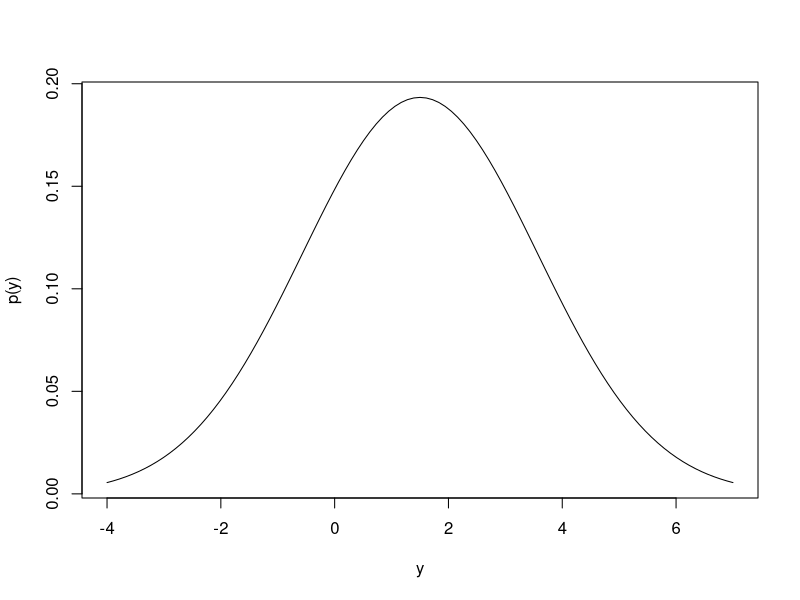
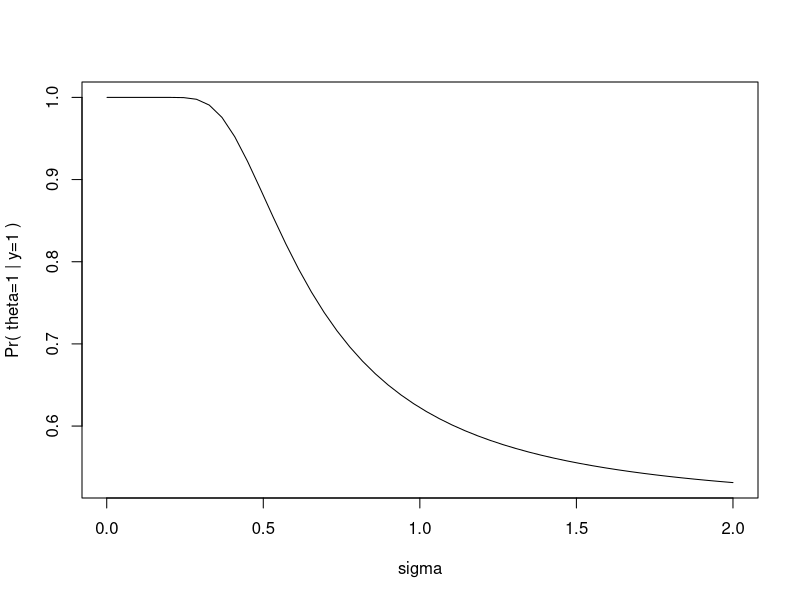
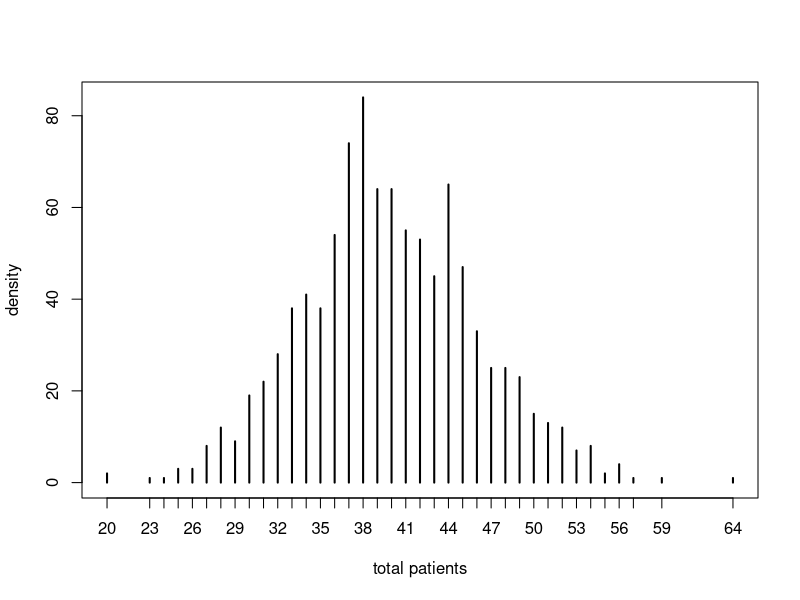
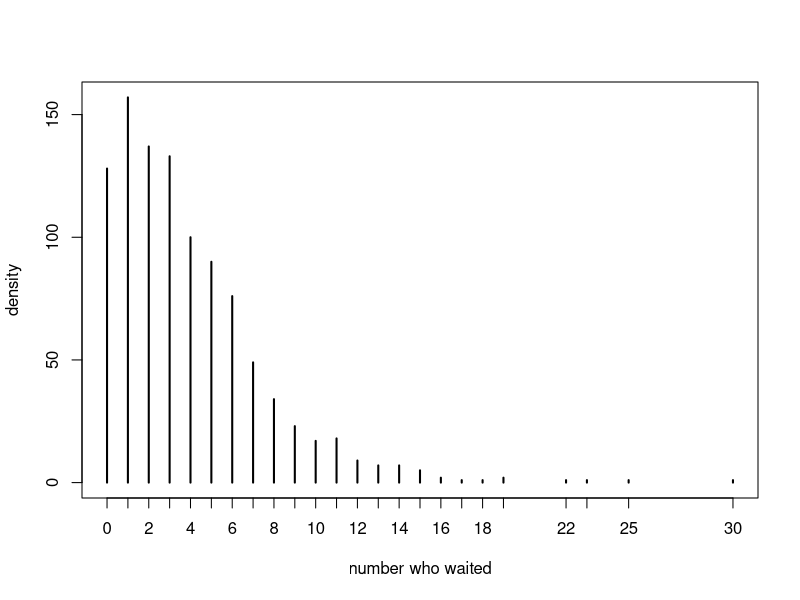
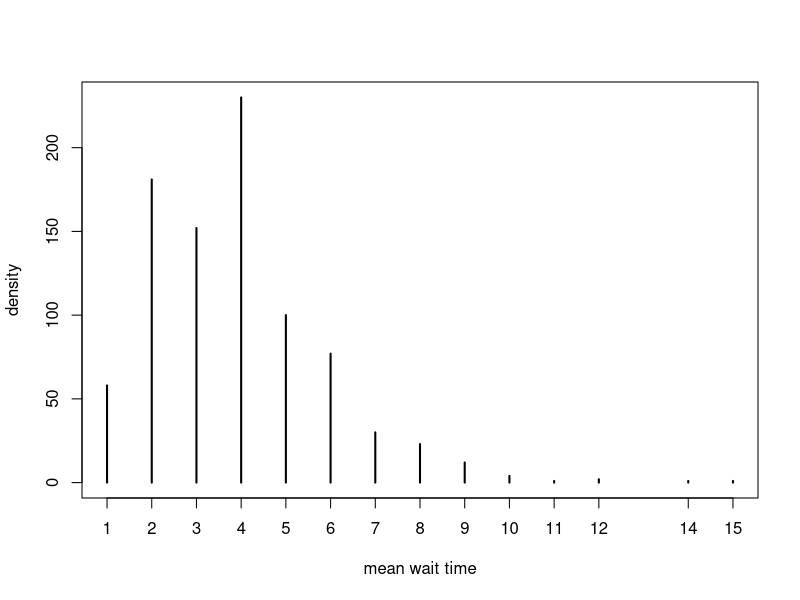
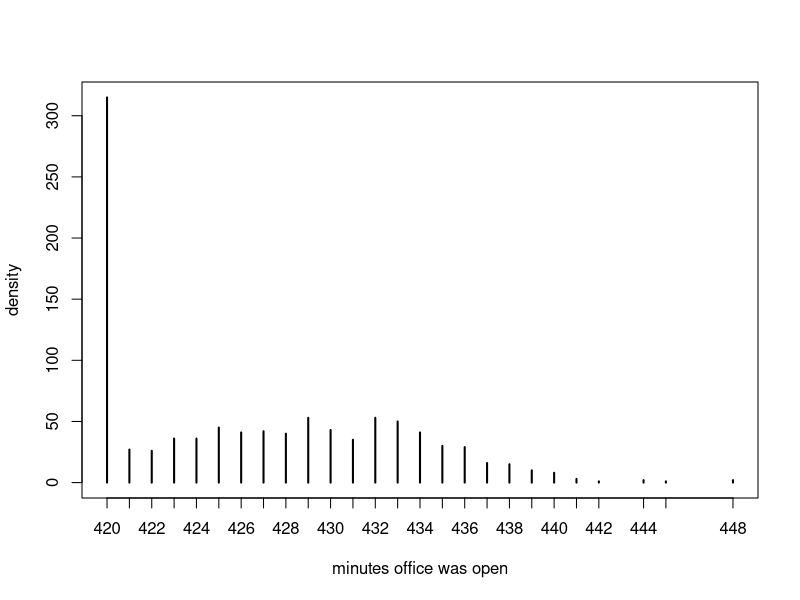

Here is the R script that generated these plots, in order:
## ---- chunk 1
library(Cairo)
knitr::opts_chunk$set(
  fig.path = "ch01ex_figs/ch01ex-"
)
## ---- chunk 2
# From the 'rethinking' package.
# https://github.com/rmcelreath/rethinking
simplehist <- function (x, round = TRUE, ylab = "Frequency", ...) 
{
    if (round == TRUE) 
        x <- round(x)
    plot(table(x), ylab = ylab, ...)
}
## ---- chunk 3
p <- function(y, sigma) 0.5*dnorm(y, 1, sigma) + 0.5*dnorm(y, 2, sigma)
curve(p(x, 2), from = -4, to = 7, xlab = "y", ylab = "p(y)")
## ---- chunk 4
prior <- c(0.5, 0.5)  # Pr(theta = 1) = Pr(theta = 2) = 0.5
likelihood <- c(dnorm(1, 1, 2), dnorm(1, 2, 2))  # Normal(y | theta, sigma)
posterior <- likelihood*prior
posterior <- posterior/sum(posterior)
posterior[1]
## ---- chunk 5
sigma.seq <- seq(from = 0.001, to = 2, length.out = 50)
prior <- c(0.5, 0.5)
post <- sapply(
    sigma.seq,
    function(s) {
        likelihood <- c(dnorm(1, 1, s), dnorm(1, 2, s))
        posterior <- likelihood*prior
        posterior/sum(posterior)
    }
)

plot(sigma.seq, post[1,], type = "l", xlab = "sigma", ylab = "Pr( theta=1 | y=1 )")
## ---- chunk 6
# c(fraternal, identical)
prior <- c(1/2, 1)  # probability that sibling was a boy
likelihood <- c(1/125, 1/300)
posterior <- prior*likelihood
posterior/sum(posterior)
## ---- chunk 7
# c(prize in selected box, prize in one of other boxes)
prior <- c(1, 2)
likelihood <- c(1, 1)  # Monty opens smaller prize
posterior <- prior*likelihood
posterior/sum(posterior)
## ---- chunk 8
###
# code for queue written by George Locke
# https://www.researchgate.net/post/What_is_the_queue_data_structure_in_R
###

# construct queue
new.queue <- function() {
    ret <- new.env()
    ret$front <- new.env()
    ret$front$q <- NULL
    ret$front$prev <- NULL
    ret$last <- ret$front
    return(ret)
}

# add to end of queue
enqueue <- function(queue, add){
    queue$last$q <- new.env()
    queue$last$q$prev <- queue$last
    queue$last <- queue$last$q
    queue$last$val <- add
    queue$last$q <- NULL
}

# return front of queue and remove it
dequeue <- function(queue){
    if (is.empty(queue))
        stop("Attempting to take element from empty queue")
    
    value <- queue$front$q$val
    queue$front <- queue$front$q
    queue$front$q$prev <- NULL
    return(value)
}

# check if queue is empty
is.empty <- function(queue)
    return(is.null(queue$front$q))

sim <- function() {
    doc1 <- data.frame(
        has_patient = 0,
        patient_finished_at = 0
    )
    
    doc2 <- data.frame(
        has_patient = 0,
        patient_finished_at = 0
    )
    
    doc3 <- data.frame(
        has_patient = 0,
        patient_finished_at = 0
    )
    
    patients <- 0
    waited <- 0
    q <- new.queue()
    waits <- numeric()
    
    # time loop
    minute <- 0
    while(minute < 7*60 | doc1$has_patient > 0 | doc2$has_patient > 0 | doc3$has_patient > 0) {
        # any patients leaving?
        if(doc1$has_patient == 1 & doc1$patient_finished_at == minute)
            doc1$has_patient <- 0
        if(doc2$has_patient == 1 & doc2$patient_finished_at == minute)
            doc2$has_patient <- 0
        if(doc3$has_patient == 1 & doc3$patient_finished_at == minute)
            doc3$has_patient <- 0
        
        # anyone in the queue?
        if(!is.empty(q)) {
            # is there a free doctor?
            if(doc1$has_patient == 0) {
                arrived <- dequeue(q)
                waits <- c(waits, minute - arrived)
                
                doc1$has_patient <- 1
                doc1$patient_finished_at <- minute + sample(5:20, 1)
            } else if(doc2$has_patient == 0) {
                arrived <- dequeue(q)
                waits <- c(waits, minute - arrived)
                
                doc2$has_patient <- 1
                doc2$patient_finished_at <- minute + sample(5:20, 1)
            } else if(doc3$has_patient == 0) {
                arrived <- dequeue(q)
                waits <- c(waits, minute - arrived)
                
                doc3$has_patient <- 1
                doc3$patient_finished_at <- minute + sample(5:20, 1)
            }
        }
        
        if(minute < 7*60 & rpois(1, 0.1) > 0) {
            # new patient arrived!
            patients <- patients + 1
            
            # is there a free doctor?
            if(doc1$has_patient == 0) {
                doc1$has_patient <- 1
                doc1$patient_finished_at <- minute + sample(5:20, 1)
            } else if(doc2$has_patient == 0) {
                doc2$has_patient <- 1
                doc2$patient_finished_at <- minute + sample(5:20, 1)
            } else if(doc3$has_patient == 0) {
                doc3$has_patient <- 1
                doc3$patient_finished_at <- minute + sample(5:20, 1)
            } else {
                # all doctors are busy! time to wait.
                enqueue(q, minute)
                waited <- waited + 1
            }
        }
        
        minute <- minute + 1
    }
    
    return(
        list(
            patients = patients,
            waited = waited,
            meanwait = ifelse(waited > 0, mean(waits), 0),
            close = minute
        )
    )
}

sim()
## ---- chunk 9
sims <- 1000
patients <- numeric()
waited <- numeric()
meanwaits <- numeric()
close <- numeric()
for(i in 1:sims){
    s <- sim()
    patients <- c(patients, s$patients)
    waited <- c(waited, s$waited)
    meanwaits <- c(meanwaits, ifelse(s$meanwait > 0, s$meanwait, NA))
    close <- c(close, s$close)
}
meanwaits <- na.omit(meanwaits)

simplehist(patients, xlab = "total patients", ylab = "density", main = "")
simplehist(waited, xlab = "number who waited", ylab = "density", main = "")
simplehist(meanwaits, xlab = "mean wait time", ylab = "density", main = "")
simplehist(close, xlab = "minutes office was open", ylab = "density", main = "")

data.frame(
    median = c(median(patients), median(waited), round(median(meanwaits), 2), median(close)),
    middle50percent = c(
        paste(quantile(patients, probs = 0.25), "-", quantile(patients, probs = 0.75)),
        paste(quantile(waited, probs = 0.25), "-", quantile(waited, probs = 0.75)),
        paste(round(quantile(meanwaits, probs = 0.25), 2), "-", round(quantile(meanwaits, probs = 0.75), 2)),
        paste(quantile(close, probs = 0.25), "-", quantile(close, probs = 0.75))
    ),
    row.names = c("total patients", "number who waited", "mean wait time", "minutes office was open")
)
